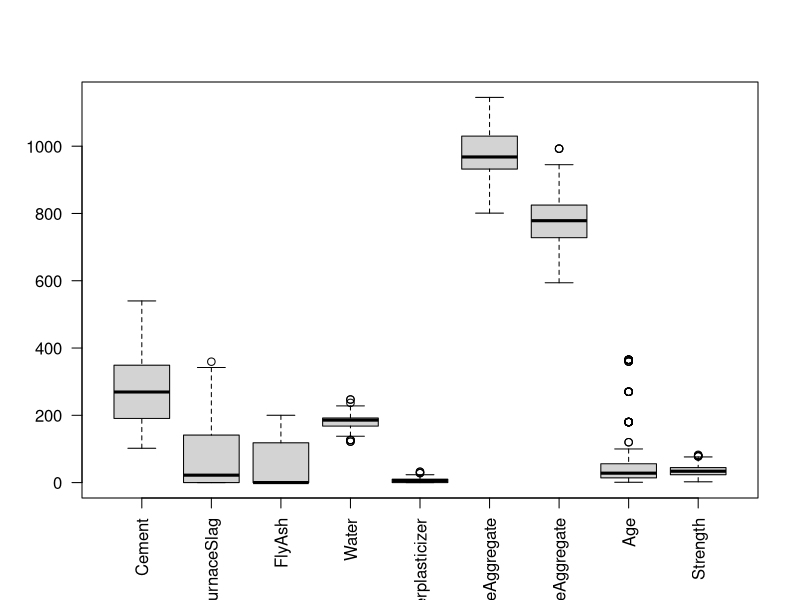
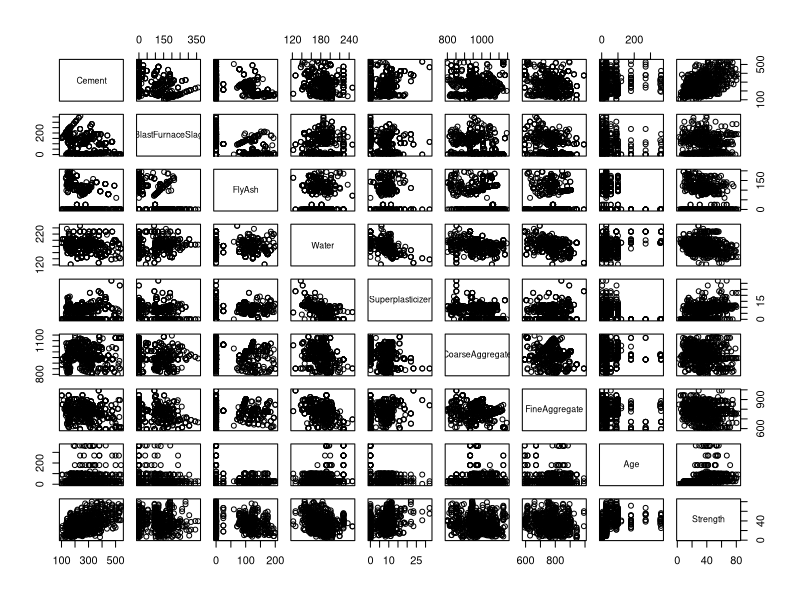
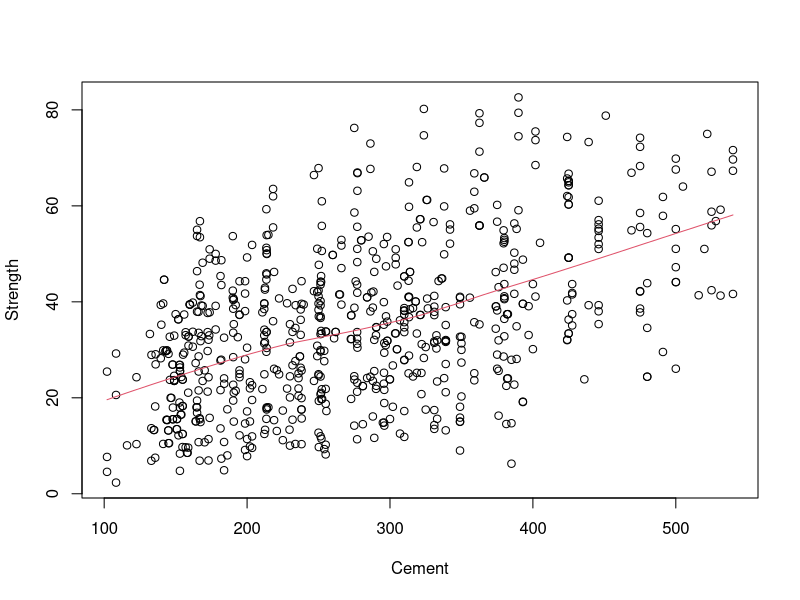
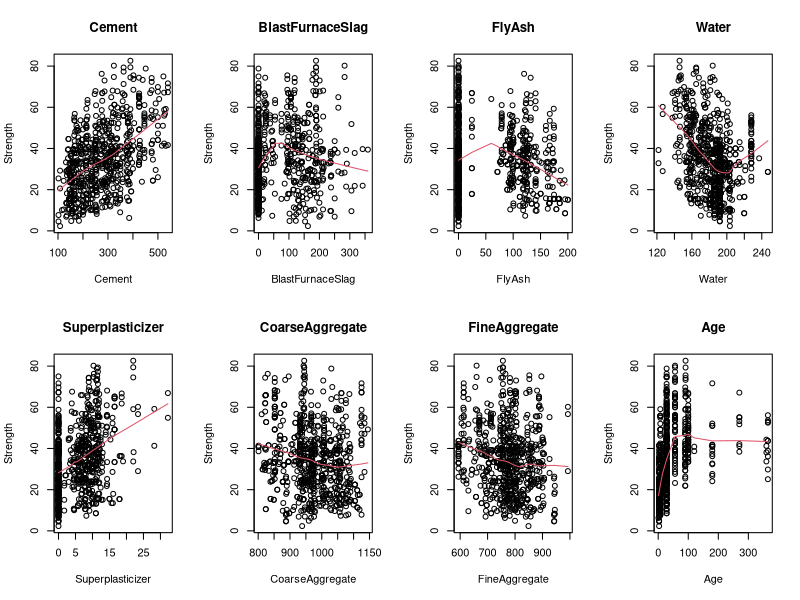
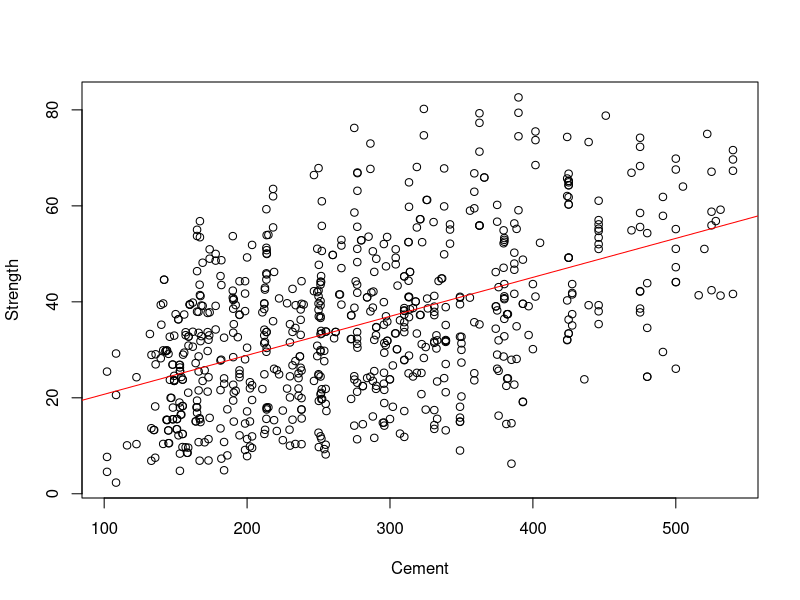
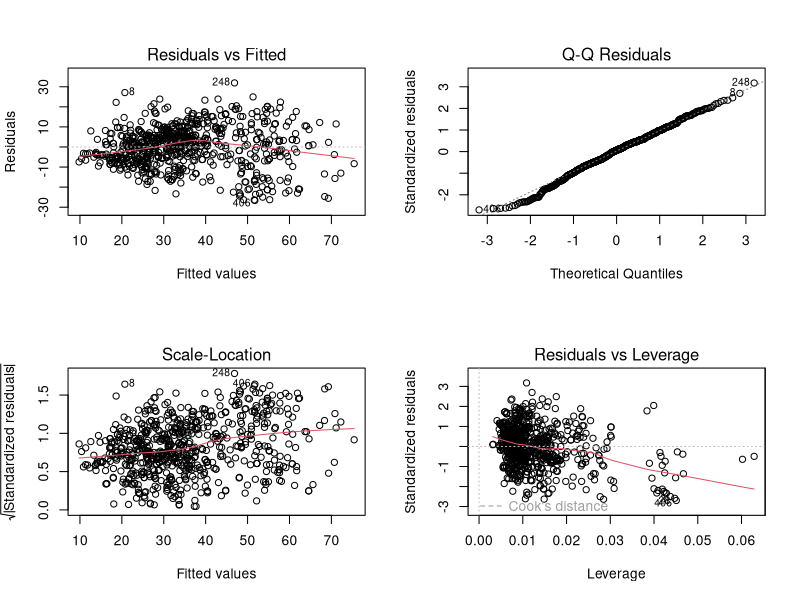

These figures' R source, in order: (Note: this script raises an error after producing the figures.)
## ---- chunk 1
knitr::opts_chunk$set(echo = TRUE)
## ---- chunk 2

setwd('/Users/victorjuez/Google Drive/Documents/Documents academics/MUBD/Estadistica/sesion3')

## ---- chunk 3
datos <- read.table('Concrete_train.txt',sep="\t",header=TRUE)
dim(datos)                  # num filas y columnas
datos[1:5,]                 # ver datos
summary(datos)              # descriptiva de todas las variables 
boxplot(datos, las=2)       # boxplot de todas las variables
## ---- chunk 4
pairs(datos) # descriptiva bivariante
## ---- chunk 5
plot(Strength~Cement,datos)                       # puntos
with(datos,lines(lowess(Strength~Cement),col=2))  # estimacion no parametrica de la relacion
## ---- chunk 6
par(mfrow=c(2,4))
for(i in 1:8){
  plot(datos$Strength~datos[,i],main=names(datos)[i],xlab=names(datos)[i],ylab="Strength")
  with(datos,lines(lowess(Strength~datos[,i]),col=2))
}
## ---- chunk 7
mod.lm0 <- lm(Strength~Cement,datos)
summary(mod.lm0)
## ---- chunk 8
par(mfrow=c(1,1))
plot(Strength~Cement,datos)
abline(mod.lm0,col="red")
## ---- chunk 9
mod.lm1 <- lm(Strength~Cement + BlastFurnaceSlag + FlyAsh +      
                       Water + Superplasticizer + CoarseAggregate +
                       FineAggregate + Age,datos)                   # Ajuste del modelo
# mod.lm1 <- lm(Strength~.,datos)                                     # Instruccion equivalente a la anterior
mod.lm1                                                             # Ver coeficientes
summary(mod.lm1)                                                    # Resumen del modelo
## ---- chunk 10
mod.lm2 <- step(mod.lm1)                   # Seleccionar variables
## ---- chunk 11
summary(mod.lm2)                           # Modelo con variables seleccionadas
## ---- chunk 12
par(mfrow=c(2,2))                          # ventana para 4 gr?ficos
plot(mod.lm2)                              # graficos para valorar premisas
## ---- chunk 13
library(car)
residualPlots(mod.lm2)
## ---- chunk 14
mod.lm4 <- lm(Strength ~ poly(Cement,2) + poly(BlastFurnaceSlag,2) + poly(FlyAsh,2)+
                         poly(Water,2) + poly(Superplasticizer,2) + CoarseAggregate +
                         poly(FineAggregate,2) + poly(Age,2),datos) # generamos el nuevo modelo con las transformaciones
summary(mod.lm4)
## ---- chunk 15
mod.lm5 <- step(mod.lm4) # Seleccion automatica de caracteristicas
## ---- chunk 16
summary(mod.lm5)
